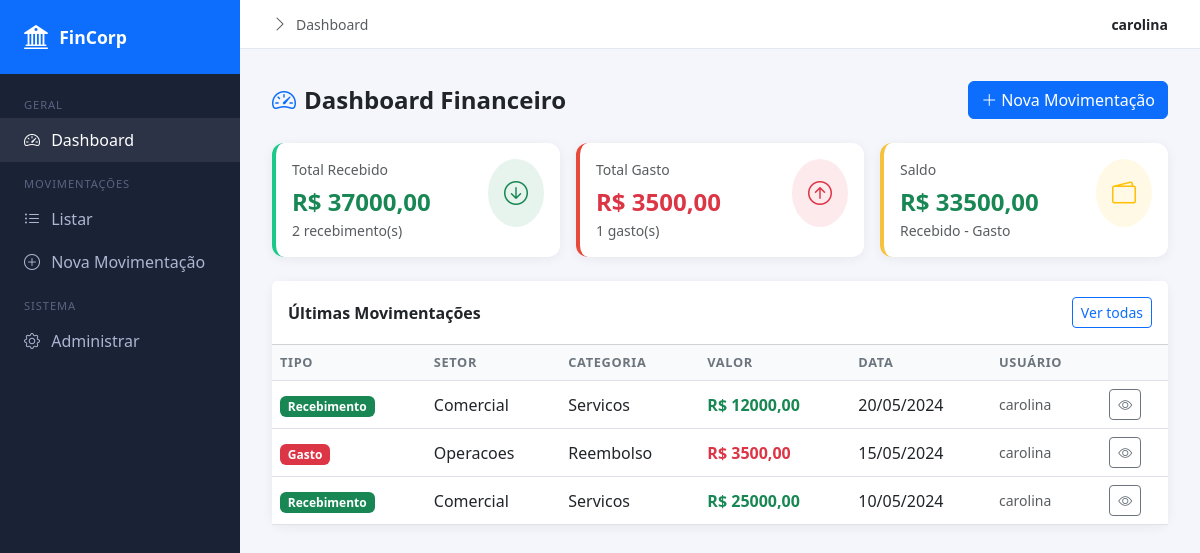
The app's page /recebimentos/ (signed in) with its own data.
### recebimentos/models.py (models this page shows, shortened)
class Movimentacao(models.Model):
    TIPO_CHOICES = [
        ("Recebimento", "Recebimento"),
        ("Gasto", "Gasto"),
    ]
    setor = models.ForeignKey(Setor, on_delete=models.PROTECT)
    usuario = models.ForeignKey(User, on_delete=models.PROTECT)
    categoria = models.ForeignKey(Categoria, on_delete=models.PROTECT)
    tipo = models.CharField(max_length=100, choices=TIPO_CHOICES)
    valor = models.DecimalField(max_digits=10, decimal_places=2)
    data_movimentacao = models.DateField()
    class Meta:
        ordering = ["-data_movimentacao"]

class Setor(models.Model):
    nome = models.CharField(max_length=100)
    descricao = models.TextField(blank=True, null=True)
    orcamento_planejado = models.DecimalField(max_digits=10, decimal_places=2)
    def __str__(self):
        return self.nome

class Categoria(models.Model):
    nome = models.CharField(max_length=100)
    descricao = models.TextField(blank=True, null=True)
    def __str__(self):
        return self.nome

### recebimentos/views.py (the view)
# urls.py: path('', lambda r: redirect('recebimentos:dashboard')),
@login_required
def dashboard(request):
    recebimentos = Movimentacao.objects.filter(tipo="Recebimento")
    gastos = Movimentacao.objects.filter(tipo="Gasto")
    total_recebido = recebimentos.aggregate(s=Sum("valor"))["s"] or 0
    total_gasto = gastos.aggregate(s=Sum("valor"))["s"] or 0
    ultimos = Movimentacao.objects.select_related("setor", "categoria", "usuario").order_by("-data_movimentacao")[:10]
    setores = Setor.objects.all()
    return render(request, "recebimentos/dashboard.html", {
        "total_recebido": total_recebido,
        "total_gasto": total_gasto,
        "saldo": total_recebido - total_gasto,
        "count_recebimentos": recebimentos.count(),
        "count_gastos": gastos.count(),
        "ultimos": ultimos,
        "setores": setores,
    })

### templates/recebimentos/dashboard.html (shortened to what this page needs)
{% extends "base.html" %}
{% block breadcrumb %}Dashboard{% endblock %}
{% block content %}
<div class="d-flex align-items-center justify-content-between mb-4">
  <h4 class="fw-bold mb-0"><i class="bi bi-speedometer2 me-2 text-primary"></i>Dashboard Financeiro</h4>
  <a href="{% url 'recebimentos:criar' %}" class="btn btn-primary"><i class="bi bi-plus-lg me-1"></i>Nova Movimentação</a>
</div>
<div class="row g-3 mb-4">
  <div class="col-md-4">
    <div class="card stat-card confirmado p-3">
      <div class="d-flex justify-content-between align-items-start">
        <div>
          <div class="text-muted small mb-1">Total Recebido</div>
          <div class="fs-4 fw-bold text-success">R$ {{ total_recebido|floatformat:2 }}</div>
          <div class="text-muted small">{{ count_recebimentos }} recebimento(s)</div>
        </div>
        <div class="rounded-circle bg-success bg-opacity-10 p-3"><i class="bi bi-arrow-down-circle text-success fs-4"></i></div>
      </div>
    </div>
  </div>
  <div class="col-md-4">
    <div class="card stat-card cancelado p-3">
      <div class="d-flex justify-content-between align-items-start">
        <div>
          <div class="text-muted small mb-1">Total Gasto</div>
          <div class="fs-4 fw-bold text-danger">R$ {{ total_gasto|floatformat:2 }}</div>
          <div class="text-muted small">{{ count_gastos }} gasto(s)</div>
        </div>
        <div class="rounded-circle bg-danger bg-opacity-10 p-3"><i class="bi bi-arrow-up-circle text-danger fs-4"></i></div>
      </div>
    </div>
  </div>
  <div class="col-md-4">
    <div class="card stat-card pendente p-3">
      <div class="d-flex justify-content-between align-items-start">
        <div>
          <div class="text-muted small mb-1">Saldo</div>
          <div class="fs-4 fw-bold {% if saldo >= 0 %}text-success{% else %}text-danger{% endif %}">R$ {{ saldo|floatformat:2 }}</div>
          <div class="text-muted small">Recebido - Gasto</div>
        </div>
        <div class="rounded-circle bg-warning bg-opacity-10 p-3"><i class="bi bi-wallet2 text-warning fs-4"></i></div>
      </div>
    </div>
  </div>
</div>
<div class="card">
  <div class="card-header bg-white d-flex justify-content-between align-items-center py-3">
    <span class="fw-semibold">Últimas Movimentações</span>
    <a href="{% url 'recebimentos:listar' %}" class="btn btn-sm btn-outline-primary">Ver todas</a>
  </div>
  <div class="table-responsive">
    <table class="table table-hover align-middle mb-0">
      <thead><tr>
        <th>Tipo</th><th>Setor</th><th>Categoria</th><th>Valor</th><th>Data</th><th>Usuário</th><th></th>
      </tr></thead>
      <tbody>
      {% for m in ultimos %}
      <tr>
        <td>
          <span class="badge {% if m.tipo == 'Recebimento' %}bg-success{% else %}bg-danger{% endif %}">
            {{ m.tipo }}
          </span>
        </td>
        <td>{{ m.setor }}</td>
        <td>{{ m.categoria }}</td>
        <td class="fw-semibold {% if m.tipo == 'Recebimento' %}text-success{% else %}text-danger{% endif %}">
          R$ {{ m.valor|floatformat:2 }}
        </td>
        <td>{{ m.data_movimentacao|date:"d/m/Y" }}</td>
        <td class="text-muted small">{{ m.usuario.username }}</td>
        <td><a href="{% url 'recebimentos:detalhe' m.pk %}" class="btn btn-sm btn-outline-secondary"><i class="bi bi-eye"></i></a></td>
      </tr>
      {% empty %}
      <tr><td colspan="7" class="text-center text-muted py-4">Nenhuma movimentação cadastrada ainda.</td></tr>
      {% endfor %}
      </tbody>
    </table>
  </div>
</div>
{% endblock %}

### templates/base.html (shortened to what this page needs)
<!DOCTYPE html>
<html lang="pt-BR">
<head>
  <link href="https://cdn.jsdelivr.net/npm/bootstrap@5.3.0/dist/css/bootstrap.min.css" rel="stylesheet">
  <link href="https://cdn.jsdelivr.net/npm/bootstrap-icons@1.11.3/font/bootstrap-icons.css" rel="stylesheet">
</head>
<body>
<aside class="sidebar">
  <div class="sidebar-brand"><i class="bi bi-bank2"></i> FinCorp</div>
  <nav class="mt-2">
    <div class="nav-section">Geral</div>
    <a href="{% url 'recebimentos:dashboard' %}" class="nav-link {% if request.resolver_match.url_name == 'dashboard' %}active{% endif %}">
      <i class="bi bi-speedometer2"></i> Dashboard
    </a>
    <div class="nav-section">Movimentações</div>
    <a href="{% url 'recebimentos:listar' %}" class="nav-link {% if 'listar' in request.resolver_match.url_name %}active{% endif %}">
      <i class="bi bi-list-ul"></i> Listar
    </a>
    <a href="{% url 'recebimentos:criar' %}" class="nav-link {% if request.resolver_match.url_name == 'criar' %}active{% endif %}">
      <i class="bi bi-plus-circle"></i> Nova Movimentação
    </a>
    <div class="nav-section">Sistema</div>
    <a href="/admin/" class="nav-link"><i class="bi bi-gear"></i> Administrar</a>
  </nav>
</aside>
<div class="topbar">
  <div class="d-flex align-items-center gap-2">
    <i class="bi bi-chevron-right text-muted"></i>
    <span class="text-muted small">{% block breadcrumb %}Dashboard{% endblock %}</span>
  </div>
  <span class="fw-semibold small">{{ request.user.get_full_name|default:request.user.username }}</span>
</div>
<main class="main">
  {% block content %}{% endblock %}
</main>
</body>
</html>

### templates/base.html (style rules this page uses)
:root { --sidebar-w: 240px; --brand: #0d6efd; }
body { background: #f4f6fb; font-family: 'Segoe UI', sans-serif; }
.sidebar { width: var(--sidebar-w); min-height: 100vh; background: #1a2236; position: fixed; top:0; left:0; z-index:100; }
.sidebar-brand { background: var(--brand); padding: 1.2rem 1.5rem; display:flex; align-items:center; gap:.7rem; color:#fff; font-weight:700; font-size:1.1rem; }
.sidebar-brand i { font-size:1.5rem; }
.sidebar .nav-link { color: #adb5d0; padding: .6rem 1.5rem; display:flex; align-items:center; gap:.7rem; transition:.2s; }
.sidebar .nav-link:hover, .sidebar .nav-link.active { background: rgba(255,255,255,.08); color:#fff; }
.sidebar .nav-section { font-size:.7rem; text-transform:uppercase; letter-spacing:.08em; color:#5a6480; padding:.9rem 1.5rem .3rem; }
.main { margin-left: var(--sidebar-w); padding: 2rem; min-height:100vh; }
.topbar { background:#fff; border-bottom:1px solid #e3e8f0; padding:.75rem 2rem; margin-left:var(--sidebar-w); position:sticky; top:0; z-index:99; display:flex; align-items:center; justify-content:space-between; }
.card { border:none; border-radius:12px; box-shadow:0 2px 12px rgba(0,0,0,.06); }
.stat-card { border-left:4px solid; }
.stat-card.pendente { border-color:#f6c23e; }
.stat-card.confirmado { border-color:#1cc88a; }
.stat-card.cancelado { border-color:#e74a3b; }
.table th { font-size:.8rem; text-transform:uppercase; letter-spacing:.05em; color:#6c757d; background:#f8fafc; }

### records on screen
Movimentacao: tipo "Recebimento", setor "Comercial", categoria "Servicos", valor "12000,00", data_movimentacao "20/05/2024", usuario.username "carolina"
Movimentacao: tipo "Gasto", setor "Operacoes", categoria "Reembolso", valor "3500,00", data_movimentacao "15/05/2024", usuario.username "carolina"
Movimentacao: tipo "Recebimento", setor "Comercial", categoria "Servicos", valor "25000,00", data_movimentacao "10/05/2024", usuario.username "carolina"

### other values on screen
{{ request.user.get_full_name|default:request.user.username }} "carolina"
{{ total_recebido|floatformat:2 }} "37000,00"
{{ count_recebimentos }} "2"
{{ total_gasto|floatformat:2 }} "3500,00"
{{ count_gastos }} "1"
{{ saldo|floatformat:2 }} "33500,00"
